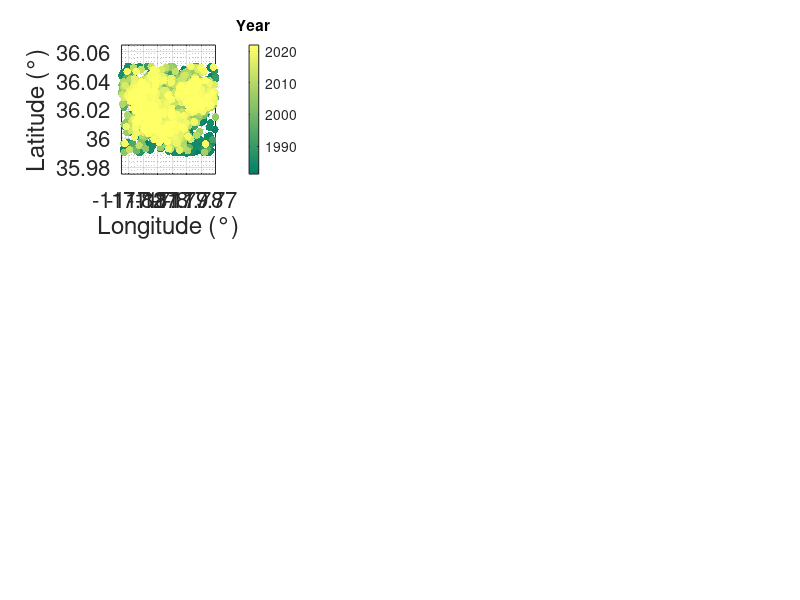

Source code (MATLAB): (Note: this script raises an error after producing the figure.)
clc,clear
close all
%{
% Create figure with normalized units and specified position
figure('Units', 'normalized', 'Position', [0.1, 0.1, 0.3, 0.2]);

% Scatter plot of data Dm
scatter(1:length(Dm), Dm+Mc, 30, 'k', 'filled');

% Labeling the axes
xlabel('Event Index', 'FontSize', 16);
ylabel('Magnitude', 'FontSize', 16);

% Formatting the axes
set(gca, 'FontSize', 16);
grid on;
grid minor;
box on;

% Title
title('Coso', 'FontSize', 18, 'FontWeight', 'bold');

%}
%% Load data
D=load('Coso.txt'); % only Decatur: (2,3):(northing,easting) and Otaniemi: (2,3):(easting,northing); other lat,lon
mc_pre=1.5;
jkf=find(D(:,1)>=1981&D(:,1)<=2022);
D=D(jkf,:);
time_flag=1;
timeleg=['Year'];
figure('units','normalized','position',[0.1,0.1,0.7,0.9])
MT_xlim=[1980 2024];
MT_ylim=[0 5];
b_ylim=[0.8 1.4];
m_croner_ylim=[2.5 5];

D=sortrows(D,1);
% Define the geographical bounds
latMin = 35.99;
latMax = 36.05;
lonMin = -117.825;
lonMax = -117.760;

% winthin Coso
jkf_A = find(D(:,2) > latMin & D(:,2) < latMax & D(:,3) > lonMin & D(:,3) < lonMax);
% Outside Coso
jkf_B = find(~(D(:,2) > latMin & D(:,2) < latMax & D(:,3) > lonMin & D(:,3) < lonMax));

D=D(jkf_A,:);
T0=D(:,1);
if time_flag==2
    T0=1:1:length(T0);
end
Lat=D(:,2);
Lon=D(:,3);
M0=D(:,5);
MTYPE0=D(:,6);

diffM0=diff(M0);
nonzero_elements=diffM0(diffM0~=0);
delta= min(abs(nonzero_elements))/2;

%% map
subplot(3,3,1)
scatter(Lon,Lat,30,T0,'filled');
colormap(summer);
cb=colorbar; 
if time_flag==2
    title(cb, '#');
else
    title(cb,timeleg);
end
xlabel('Longitude (°)');
ylabel('Latitude (°)');
grid on;box on;grid minor;set(gca,'fontsize',16)
axis equal


%% MFD and DMFD
dm=0.1;
% get confidenc einterval of parameters
boostrap=1000;
seeds = 1:boostrap; 
for k=1:boostrap
    rng(seeds(k));
    random_Magn = M0(randi(length(M0),1,length(M0)));
    m=floor(min(random_Magn)/dm)*dm:dm:max(random_Magn);
    n0=hist(random_Magn,m);   
    [~,ind]=max(n0);
    Mc_MLE=m(ind)+0.2;
    [Mc_MBS,b_es,number]=MBS_MLE_discrete(random_Magn,delta);
    Mc=max([Mc_MLE,Mc_MBS,mc_pre]);
    jkf=find(random_Magn-Mc>=-1e-11);
    Dm=random_Magn(jkf);
    Dm=Dm-Mc;
    Mmin=0;
    [b_GR_bt(k),loglikelihood_GR]=Estimation_GR_discrete(Dm,Mmin,delta);
    [b_TGR_bt(k),mcorner_TGR_bt(k),loglikelihood_TGR]=Estimation_TGR_gridsearch_discrete(Dm,Mmin,delta,b_GR_bt(k));
    mcorner_TGR_bt(k)=Mc+mcorner_TGR_bt(k);
    R=loglikelihood_TGR-loglikelihood_GR;
    P_LR_bt(k)=1-chi2cdf(2*R,1);
end
b_GR_percentiles = prctile(b_GR_bt, [5, 95])
b_TGR_percentiles = prctile(b_TGR_bt, [5, 95])
mcorner_TGR_percentiles = prctile(mcorner_TGR_bt, [5, 95])

% MLE 
m=floor(min(M0)/dm)*dm:dm:max(M0);
n0=hist(M0,m);   
[~,ind]=max(n0);
Mc_MLE=m(ind)+0.2;
[Mc_MBS,b_es,number]=MBS_MLE_discrete(M0,delta);
Mc=max([Mc_MLE,Mc_MBS,mc_pre])
jkf=find(M0-Mc>=-1e-11);
length(jkf)
Dm=M0(jkf);
Dt=T0(jkf);
MTYPE=MTYPE0(jkf);
Dm=Dm-Mc;
Mmin=0;
[b_GR,loglikelihood_GR]=Estimation_GR_discrete(Dm,Mmin,delta);
[b_TGR,mcorner_TGR,loglikelihood_TGR]=Estimation_TGR_gridsearch_discrete(Dm,Mmin,delta,b_GR);
R=loglikelihood_TGR-loglikelihood_GR;
P_LR=1-chi2cdf(2*R,1);

subplot(3,3,2)
plt_single_MFD(M0,Dm,Mc,b_GR,b_TGR,mcorner_TGR,P_LR);
%{
subplot(3,3,3)
diffm=diff(M0);
diffm0=diffm(diffm>=-1e-11);
[Mc_prime,b_pos_1,number_abovemc]=MBS_MLE_discrete(diffm0,delta);
diffm=diffm0(diffm0>=Mc_prime-1e-11);
diffm=diffm-Mc_prime;
[b_pos_2,loglikelihood_GR_dm]=Estimation_GR_discrete(diffm,0,delta);
plt_single_MFD_DM(diffm0,diffm,Mc_prime,b_pos_2)
%}
%%
subplot(3,3,3)
plt_magntiude_type

%% operation
color_ope=[0 0 0.5;0.2 0.4 0.8;0.6 0.8 1];
Dope=load('Coso_operation.txt');
t_ope=Dope(:,1);
inj_op=Dope(:,2)/1e6;
out_ope=Dope(:,3)/1e6;
subplot(3,2,5)
yyaxis left
plot(t_ope,out_ope,'-','color',color_ope(1,:),'linewidth',2.5);
hold on;
plot(t_ope,inj_op,'-','color',color_ope(2,:),'linewidth',2.5);
hold on;
plot(t_ope,out_ope-inj_op,'-','color',color_ope(3,:),'linewidth',2.5);
hold on;
ylim([0 inf]);
xlabel('Year');
ylabel('Monthly Fluid Volume (m^3\times10^6)');
grid on;box on;grid minor;set(gca,'fontsize',16)
xlim([1981 2022])
%% EQ rate
color_mc=[ 0.8 0.2 0;1 0.6 0.2];
mc=1.5;
t4count=1981:0.1:2023;
for i=1:length(t4count)
    jkf=find(T0<=t4count(i));
    M_count=M0(jkf);
    EQ_count(i,1)=length(M_count);
    EQ_count(i,2)=max([length(M_count(M_count>=mc-1e-6)),0]);
end
yyaxis right
for j=1:2
    plot(t4count,EQ_count(:,j),'-','color',color_mc(j,:),'linewidth',2.5);hold on;
end
ylabel('Cumulative Earthquake Number')
legend('Injection','Production','Net','Total','m \geq 1.5','NumColumns',1,'location','Northwest');
ylim([0 1.4e4]);

%figure('units','normalized','position',[0.1,0.1,0.7,0.9])
%% temporal evolution
Ntotal=length(Dm);
min_size=100;
max_size=1e3;
w0=ceil(Ntotal/max_size)+1:1:min([ceil(Ntotal/min_size)-1,ceil(Ntotal/max_size)+1+4]); % number of windows
[P_LR_median_eachwindow,bGR_median_eachnode,bTGR_median_eachnode,mcorner_median_eachnode]=get_temporal_MFD(Dm,delta,Mmin,min_size,max_size,w0);
mcorner_median_eachnode=mcorner_median_eachnode+Mc;
DmplusMc=Dm+Mc;

subplot(3,2,6)
median_PLR=plt_temporalMFD(T0,M0,Dt,DmplusMc,w0,P_LR_median_eachwindow,1,time_flag,timeleg);
xlim([MT_xlim(1),MT_xlim(2)]);
yyaxis left
ylim([MT_ylim(1),MT_ylim(2)]);
%{
subplot(3,2,4)
median_bGR=plt_temporalMFD(T0,M0,Dt,DmplusMc,w0,bGR_median_eachnode,2,time_flag,timeleg);
xlim([MT_xlim(1),MT_xlim(2)]);
yyaxis left
ylim([MT_ylim(1),MT_ylim(2)]);
yyaxis right
ylim([b_ylim(1),b_ylim(2)]);

subplot(3,2,5)
median_bTGR=plt_temporalMFD(T0,M0,Dt,DmplusMc,w0,bTGR_median_eachnode,3,time_flag,timeleg);
xlim([MT_xlim(1),MT_xlim(2)]);
yyaxis left
ylim([MT_ylim(1),MT_ylim(2)]);
yyaxis right
ylim([b_ylim(1),b_ylim(2)]);

subplot(3,2,6)
median_mcorner=plt_temporalMFD(T0,M0,Dt,DmplusMc,w0,mcorner_median_eachnode,4,time_flag,timeleg);
xlim([MT_xlim(1),MT_xlim(2)]);
yyaxis left
ylim([MT_ylim(1),MT_ylim(2)]);
yyaxis right
ylim([m_croner_ylim(1),m_croner_ylim(2)]);

%}
function [P_LR_median_eachwindow,bGR_median_eachnode,bTGR_median_eachnode,mcorner_median_eachnode]=get_temporal_MFD(x,delta,mmin,min_size,max_size,w0)
    Ntotal=length(x);
    num_rand=100; % for each w0, number of random partition
    P_LR_median_eachwindow=zeros(length(w0),Ntotal);
    bGR_median_eachnode=zeros(length(w0),Ntotal);
    bTGR_median_eachnode=zeros(length(w0),Ntotal);
    mcorner_median_eachnode=zeros(length(w0),Ntotal);
    
    for k=1:length(w0)
        w=w0(k);
        P_LR=zeros(num_rand,Ntotal);
        bGR=zeros(num_rand,Ntotal);
        bTGR=zeros(num_rand,Ntotal);
        mcorner=zeros(num_rand,w+1);
        node=zeros(num_rand,w+1);
        for i=1:num_rand
            node(i,:)=generateNumbers(w,length(x),min_size,max_size);% w+1 nodes, including the first and last events
            for j=1:w
                xx=x(node(i,j):node(i,j+1));
                [b_GR,loglikelihood_GR]=Estimation_GR_discrete(xx,mmin,delta);
                [b_TGR,mcorner_TGR,loglikelihood_TGR]=Estimation_TGR_gridsearch_discrete(xx,mmin,delta,b_GR);
                R=loglikelihood_TGR-loglikelihood_GR;
                P_LR(i,node(i,j):node(i,j+1))=1-chi2cdf(2*R,1);
                bGR(i,node(i,j):node(i,j+1))=b_GR;    
                bTGR(i,node(i,j):node(i,j+1))=b_TGR;       
                mcorner(i,node(i,j):node(i,j+1))=mcorner_TGR;       
            end
        end
        P_LR_median_eachwindow(k,:)=median(P_LR,1); 
        bGR_median_eachnode(k,:)=median(bGR,1); 
        bTGR_median_eachnode(k,:)=median(bTGR,1); 
        mcorner_median_eachnode(k,:)=median(mcorner,1);         
    end
end

function nonde_order=generateNumbers(n,Ntotal,min_size,max_size) % n is the window number
    nonde_order=zeros(1,n+1);
    target_sum=Ntotal-n*min_size; % available number for arrangement
    scaled_numbers=1e5*ones(1,n);
    while max(scaled_numbers)>=max_size-min_size
        random_numbers=rand(1,n);
        scaled_numbers=floor(random_numbers/sum(random_numbers)*target_sum); % number of events (-100) for each window
    end
    nonde_order(1)=1;
    for i=2:n
        nonde_order(i)=nonde_order(i-1)+min_size+scaled_numbers(i-1);
    end
    nonde_order(n+1)=Ntotal;
end

function [meadian_plt_variable]=plt_temporalMFD(T0,M0,Dt,DmplusMc,w0,plt_variable,plt_variable_flag,time_flag,timeleg)
    yyaxis left
    scatter(T0,M0,30,[0.75 0.75 0.75],'filled');
    hold on;
    scatter(Dt,DmplusMc,30,'k','filled');
    ylabel('Magntidue');
    if time_flag==1
        xlabel(timeleg)
    elseif time_flag==2
        xlabel('#')
    end
    ax = gca; 
    ax.YColor = 'k';

    yyaxis right
    col=autumn(length(w0));
    for k=1:length(w0)
        h(k)=plot(Dt,plt_variable(k,:),'-','color',col(k,:),'linewidth',2.5);hold on;
        leg{k}=['$w=$',num2str(w0(k))];
    end
    meadian_plt_variable=median(plt_variable,1);
    h(k+1)=plot(Dt,meadian_plt_variable,'-b','linewidth',2.5);hold on;
    
    leg{k+1}=['median'];
    if plt_variable_flag==1
        ylabel('$p$','Interpreter','latex')
        ylim([0 1]);
        legend(h,leg, 'Interpreter', 'latex','location','northwest','Numcolumns',3);
    elseif plt_variable_flag==2
        ylabel('$b_{GR}$','Interpreter','latex')
    elseif plt_variable_flag==3
        ylabel('$b_{TGR}$','Interpreter','latex')
    elseif plt_variable_flag==4
        ylabel('$m_{corner}$','Interpreter','latex')
    end  
    ax = gca; 
    ax.YColor = 'k';
    set(gca,'fontsize',16);
    grid on;box on;grid minor;
end
%}